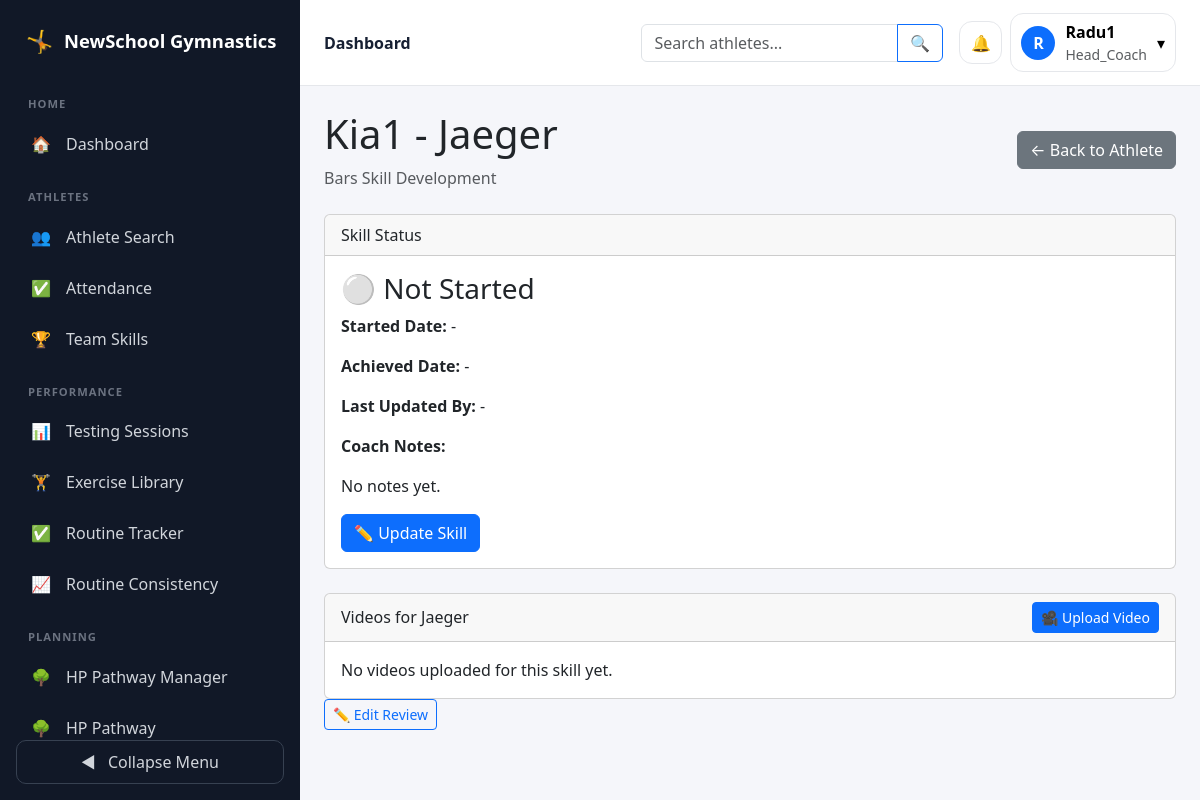
The app's page /coaches/athlete/11/skills/3/ (signed in) with its own data.
### accounts/models.py (models this page shows, shortened)
class User(AbstractUser):
    ROLE_CHOICES = [
        ('admin', 'Platform Admin'),
        ('director', 'Gym Director'),
        ('head_coach', 'Head Coach'),
        ('coach', 'Coach'),
        ('athlete', 'Athlete'),
        ('parent', 'Parent'),
    ]
    role = models.CharField(
        max_length=20,
        choices=ROLE_CHOICES
    )

### athletes/models.py (models this page shows, shortened)
class AthleteSkill(models.Model):
    STATUS_CHOICES = [
        ('not_started', 'Not Started'),
        ('in_progress', 'In Progress'),
        ('consistent', 'Consistent'),
        ('competition_ready', 'Competition Ready'),
        ('mastered', 'Mastered'),
    ]
    athlete = models.ForeignKey(
        settings.AUTH_USER_MODEL,
        on_delete=models.CASCADE,
        related_name='athlete_skills'
    )
    skill = models.ForeignKey(
        Skill,
        on_delete=models.CASCADE,
        related_name='athlete_progress'
    )
    status = models.CharField(
        max_length=30,
        choices=STATUS_CHOICES,
        default='not_started'
    )
    coach = models.ForeignKey(
        settings.AUTH_USER_MODEL,
        on_delete=models.SET_NULL,
        null=True,
        blank=True,
        related_name='skills_updated'
    )
    started_date = models.DateField(null=True, blank=True)
    achieved_date = models.DateField(null=True, blank=True)
    notes = models.TextField(blank=True)
    updated_at = models.DateTimeField(auto_now=True)
    class Meta:
        unique_together = ('athlete', 'skill')
        ordering = ['skill__event', 'skill__name']

class Skill(models.Model):
    EVENT_CHOICES = [
        ('vault', 'Vault'),
        ('bars', 'Bars'),
        ('beam', 'Beam'),
        ('floor', 'Floor'),
        ('strength', 'Strength'),
        ('flexibility', 'Flexibility'),
    ]
    name = models.CharField(max_length=100)
    event = models.CharField(max_length=30, choices=EVENT_CHOICES)
    description = models.TextField(blank=True)
    class Meta:
        ordering = ['event', 'name']
        unique_together = ('name', 'event')

### coaches/views.py (the view, shortened to what this page needs)
@login_required
def athlete_skill_detail(request, athlete_id, athlete_skill_id):
    if request.user.role not in ['coach', 'head_coach']:
        return render(request, 'coaches/not_allowed.html', {
            'role': request.user.role,
            'username': request.user.username,
        })
    athlete = get_accessible_athlete(
        request.user,
        athlete_id,
    )
    athlete_skill = AthleteSkill.objects.filter(
        id=athlete_skill_id,
        athlete=athlete
    ).select_related('skill', 'coach').first()
    if not athlete_skill:
        return redirect('athlete_detail', athlete_id=athlete.id)
    skill_videos = AthleteVideo.objects.filter(
        athlete=athlete,
        skill=athlete_skill.skill
    ).select_related('uploaded_by').order_by('-practice_date', '-uploaded_at')
    return render(request, 'coaches/athlete_skill_detail.html', {
        'athlete': athlete,
        'athlete_skill': athlete_skill,
        'skill_videos': skill_videos,
    })

### coaches/templates/coaches/athlete_skill_detail.html (shortened to what this page needs)
{% extends "base.html" %}
{% block content %}
<div class="d-flex justify-content-between align-items-center mb-4">
    <div>
        <h1>{{ athlete.username }} - {{ athlete_skill.skill.name }}</h1>
        <p class="text-muted mb-0">
            {{ athlete_skill.skill.get_event_display }} Skill Development
        </p>
    </div>
    <a href="{% url 'athlete_detail' athlete.id %}" class="btn btn-secondary">
        ← Back to Athlete
    </a>
</div>
<div class="card mb-4">
    <div class="card-header">Skill Status</div>
    <div class="card-body">
        <h3>
            {% if athlete_skill.status == "not_started" %}
                ⚪ Not Started
            {% elif athlete_skill.status == "in_progress" %}
                🟡 In Progress
            {% elif athlete_skill.status == "consistent" %}
                🟠 Consistent
            {% elif athlete_skill.status == "competition_ready" %}
                🔵 Competition Ready
            {% elif athlete_skill.status == "mastered" %}
                🟢 Mastered
            {% endif %}
        </h3>
        <p><strong>Started Date:</strong> {{ athlete_skill.started_date|default:"-" }}</p>
        <p><strong>Achieved Date:</strong> {{ athlete_skill.achieved_date|default:"-" }}</p>
        <p>
            <strong>Last Updated By:</strong>
            {% if athlete_skill.coach %}
                {{ athlete_skill.coach.username }}
            {% else %}
                -
            {% endif %}
        </p>
        <p><strong>Coach Notes:</strong></p>
        <p>{{ athlete_skill.notes|default:"No notes yet." }}</p>
        <button
            type="button"
            class="btn btn-primary"
            data-bs-toggle="modal"
            data-bs-target="#skillUpdateModal"
        >
            ✏️ Update Skill
        </button>
    </div>
</div>
<div class="card">
    <div class="card-header d-flex justify-content-between align-items-center">
        <span>Videos for {{ athlete_skill.skill.name }}</span>
        <a href="{% url 'upload_athlete_video' athlete.id %}" class="btn btn-sm btn-primary">
            🎥 Upload Video
        </a>
    </div>
    <div class="card-body">
        {% if skill_videos %}
            <div class="row">
                {% for video in skill_videos %}
                    <div class="col-lg-6 mb-4">
                        <div class="card h-100">
                            <video controls width="100%" class="rounded-top">
                                <source src="{{ video.video_file.url }}" type="video/mp4">
                            </video>
                            <div class="card-body">
                                <h5>{{ video.title }}</h5>
                                <p>
                                    <strong>Attempt:</strong>
                                    {% if video.attempt_number %}
                                        #{{ video.attempt_number }}
                                    {% else %}
                                        -
                                    {% endif %}
                                </p>
                                <p>
                                    <strong>Practice Date:</strong>
                                    {{ video.practice_date|default:"-" }}
                                </p>
                                <p>
                                    <strong>Technical Focus:</strong>
                                    {{ video.technical_focus|default:"-" }}
                                </p>
                                <p>
                                    <strong>Review Status:</strong>
                                    {% if video.review_status == "not_reviewed" %}
                                        ⚪ Not Reviewed
                                    {% elif video.review_status == "reviewed" %}
                                        🟢 Reviewed
                                    {% elif video.review_status == "needs_follow_up" %}
                                        🟡 Needs Follow-Up
                                    {% elif video.review_status == "highlight" %}
                                        ⭐ Highlight
                                    {% endif %}
                                </p>
                                <p>
                                    <strong>Uploaded By:</strong>
                                    {% if video.uploaded_by %}
                                        {{ video.uploaded_by.username }}
                                    {% else %}
                                        -
                                    {% endif %}
                                </p>
                                {% if video.notes %}
                                    <p>
                                        <strong>Upload Notes:</strong><br>
                                        {{ video.notes }}
                                    </p>
                                {% endif %}
                                {% if video.coach_feedback %}
                                    <div class="alert alert-info">
                                        <strong>Coach Feedback:</strong><br>
                                        {{ video.coach_feedback }}
                                    </div>
                                {% endif %}
                            </div>
                        </div>
                    </div>
                {% endfor %}
            </div>
        {% else %}
            <p class="mb-0">No videos uploaded for this skill yet.</p>
        {% endif %}
    </div>
</div>
<button
    type="button"
    class="btn btn-outline-primary btn-sm"
    data-bs-toggle="modal"
    data-bs-target="#videoReviewModal{{ video.id }}"
>
    ✏️ Edit Review
</button>
{% endblock %}

### templates/base.html (shortened to what this page needs)
<!DOCTYPE html>
<html lang="en">
<head>
    <link
        href="https://cdn.jsdelivr.net/npm/bootstrap@5.3.3/dist/css/bootstrap.min.css"
        rel="stylesheet"
    >
</head>
<body>
<div class="d-flex app-shell">
    {% if user.is_authenticated %}
        <nav class="sidebar" id="sidebar">
            <div class="sidebar-brand">
                <span class="sidebar-brand-icon">🤸</span>
                <span class="brand-text">NewSchool Gymnastics</span>
            </div>
            <div class="sidebar-navigation">
                {% if user.role == 'director' %}
                    <div class="sidebar-section">Gym Management</div>
                    <a href="{% url 'director_dashboard' %}" class="sidebar-link">
                        <span class="sidebar-icon">🏢</span>
                        <span class="sidebar-label">Director Dashboard</span>
                    </a>
                    <a href="{% url 'people_management' %}" class="sidebar-link">
                        <span class="sidebar-icon">👥</span>
                        <span class="sidebar-label">Manage People</span>
                    </a>
                    <a href="{% url 'director_event_list' %}" class="sidebar-link">
                        <span class="sidebar-icon">📅</span>
                        <span class="sidebar-label">Gym Events</span>
                    </a>
                    <a href="{% url 'create_training_group' %}" class="sidebar-link">
                        <span class="sidebar-icon">🤸</span>
                        <span class="sidebar-label">Create Training Group</span>
                    </a>
                {% elif user.role == 'coach' or user.role == 'head_coach' %}
                    <div class="sidebar-section">Home</div>
                    <a href="{% url 'coach_dashboard' %}" class="sidebar-link">
                        <span class="sidebar-icon">🏠</span>
                        <span class="sidebar-label">Dashboard</span>
                    </a>
                    <div class="sidebar-section">Athletes</div>
                    <a href="{% url 'athlete_search' %}" class="sidebar-link">
                        <span class="sidebar-icon">👥</span>
                        <span class="sidebar-label">Athlete Search</span>
                    </a>
                    <a href="{% url 'take_attendance' %}" class="sidebar-link">
                        <span class="sidebar-icon">✅</span>
                        <span class="sidebar-label">Attendance</span>
                    </a>
                    <a href="{% url 'team_skills_dashboard' %}" class="sidebar-link">
                        <span class="sidebar-icon">🏆</span>
                        <span class="sidebar-label">Team Skills</span>
                    </a>
                    <div class="sidebar-section">Performance</div>
                    <a href="{% url 'testing_session_list' %}" class="sidebar-link">
                        <span class="sidebar-icon">📊</span>
                        <span class="sidebar-label">Testing Sessions</span>
                    </a>
                    <a href="{% url 'testing_exercise_list' %}" class="sidebar-link">
                        <span class="sidebar-icon">🏋️</span>
                        <span class="sidebar-label">Exercise Library</span>
                    </a>
                    <a href="{% url 'routine_tracker:daily_routine_tracker' %}" class="sidebar-link">
                        <span class="sidebar-icon">✅</span>
                        <span class="sidebar-label">Routine Tracker</span>
                    </a>
                    <a href="{% url 'routine_tracker:routine_consistency_summary' %}" class="sidebar-link">
                        <span class="sidebar-icon">📈</span>
                        <span class="sidebar-label">Routine Consistency</span>
                    </a>
                    <div class="sidebar-section">Planning</div>
                    {% if user.role == 'head_coach' %}
                        <a href="{% url 'pathway:pathway_manager' %}" class="sidebar-link">
                            <span class="sidebar-icon">🌳</span>
                            <span class="sidebar-label">HP Pathway Manager</span>
                        </a>
                    {% endif %}
                    <a href="{% url 'pathway:pathway_overview' %}" class="sidebar-link">
                        <span class="sidebar-icon">🌳</span>
                        <span class="sidebar-label">HP Pathway</span>
                    </a>
                {% endif %}
            </div>
            <button type="button" class="sidebar-toggle" id="sidebar-toggle">
                <span id="toggle-icon">◀</span>
                <span class="toggle-label ms-2">Collapse Menu</span>
            </button>
        </nav>
    {% endif %}
    <div class="main-area">
        <header class="topbar">
            <div class="d-flex justify-content-between align-items-center gap-3">
                <div class="d-flex align-items-center gap-3">
                    <div class="topbar-title">
                        {% block page_header %}Dashboard{% endblock %}
                    </div>
                </div>
                {% if user.is_authenticated %}
                    <div class="d-flex align-items-center gap-2 ms-auto">
                        {% if user.role == 'coach' or user.role == 'head_coach' %}
                            <form method="get" action="{% url 'athlete_search' %}" class="topbar-search me-2">
                                <div class="input-group">
                                    <input
                                        type="search"
                                        name="q"
                                        class="form-control"
                                        placeholder="Search athletes..."
                                    >
                                    <button class="btn btn-outline-primary" type="submit">🔍</button>
                                </div>
                            </form>
                        {% endif %}
                        <div class="dropdown">
                            <button
                                class="notification-button"
                                type="button"
                                data-bs-toggle="dropdown"
                                data-bs-auto-close="outside"
                            >
                                🔔
                            </button>
                        </div>
                        <div class="dropdown">
                            <button
                                class="user-menu-button"
                                type="button"
                                data-bs-toggle="dropdown"
                            >
                                <span class="user-avatar">
                                    {% if user.first_name %}{{ user.first_name|first }}{% else %}{{ user.username|first }}{% endif %}
                                </span>
                                <span class="user-menu-details text-start">
                                    <span class="d-block fw-semibold">
                                        {{ user.get_full_name|default:user.username }}
                                    </span>
                                    <span class="d-block small text-muted">{{ user.role|title }}</span>
                                </span>
                                <span>▾</span>
                            </button>
                        </div>
                    </div>
                {% endif %}
            </div>
        </header>
        <main class="main-content">
            {% block content %}{% endblock %}
        </main>
    </div>
</div>
</body>
</html>

### records on screen
User: username|first "R", get_full_name "Radu1", role "Head_Coach"
User: username "Kia1"
AthleteSkill: skill.name "Jaeger", skill.event "Bars", started_date "-", achieved_date "-", notes "No notes yet."
